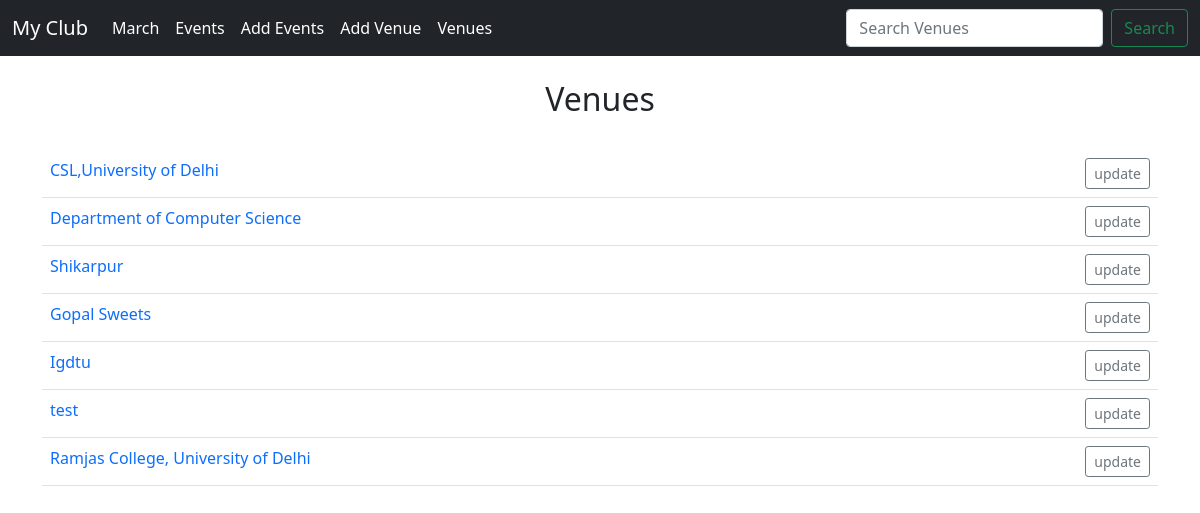
Page /list_venues on the earlier database version.
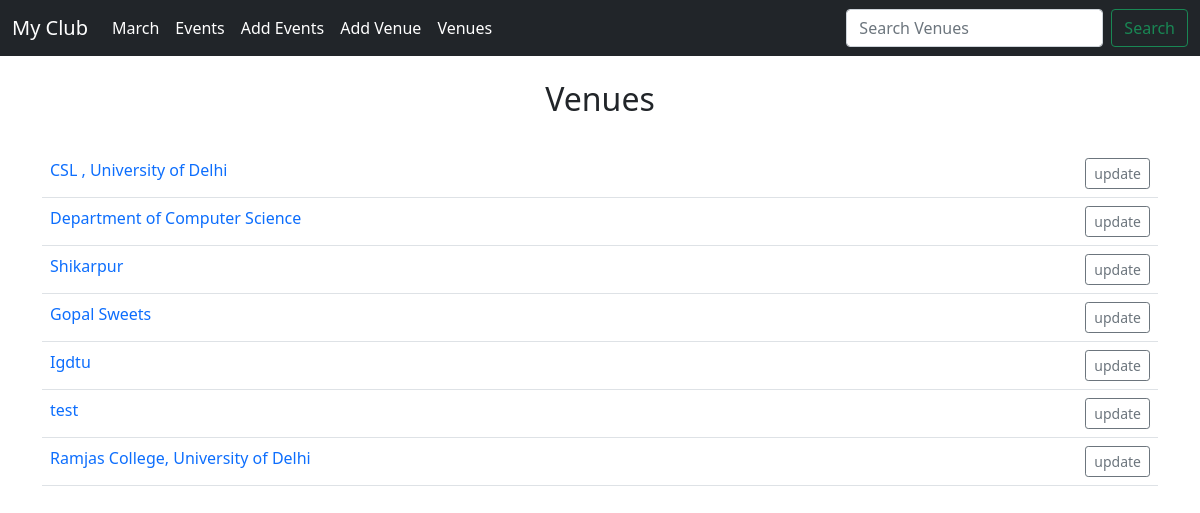
Same page on the later database version.
### events/models.py (models this page shows)
class Venue(models.Model):
    name=models.CharField('Venue Name ',max_length=120)
    address=models.CharField('Venue Address ',max_length=120)
    zip_code=models.CharField('Venue zipcode ',max_length=15 ,blank=True)
    phone=models.CharField('Venue Number ',max_length=13,blank=True)
    web=models.CharField('Website Address ', max_length=25 ,blank=True)
    email_address=models.EmailField('Venue Email',blank=True)
    def __str__(self):
        return self.name

### events/views.py (the view)
# urls.py: path('list_venues',views.list_venues,name='venues-list'),
def list_venues(request):
    venue_list= Venue.objects.all()
    return render(request,'events/venue.html',{
        'venues_list':venue_list
    })

### events/templates/events/venue.html
{% extends 'events/base.html' %}
{%block content%}
<center>
    <h2>Venues</h2><br>
    <table class="table table-hover">
        {%for venue in venues_list%}
        <tr>
            <td>
                <a href="{% url 'show-venue'  venue.id %}" style="text-decoration: none;">{{venue}}</a>
            </td>
            <td align="right">
                <a href="{% url 'update-venue'  venue.id %}" style="text-decoration: none;"
                    class="btn btn-outline-secondary btn-sm"> update</a>
            </td>
        </tr>
        {%endfor%}
    </table>
</center>
{%endblock%}

Differences in the rows shown:
changed Venue: name "CSL,University of Delhi" → "CSL , University of Delhi"
